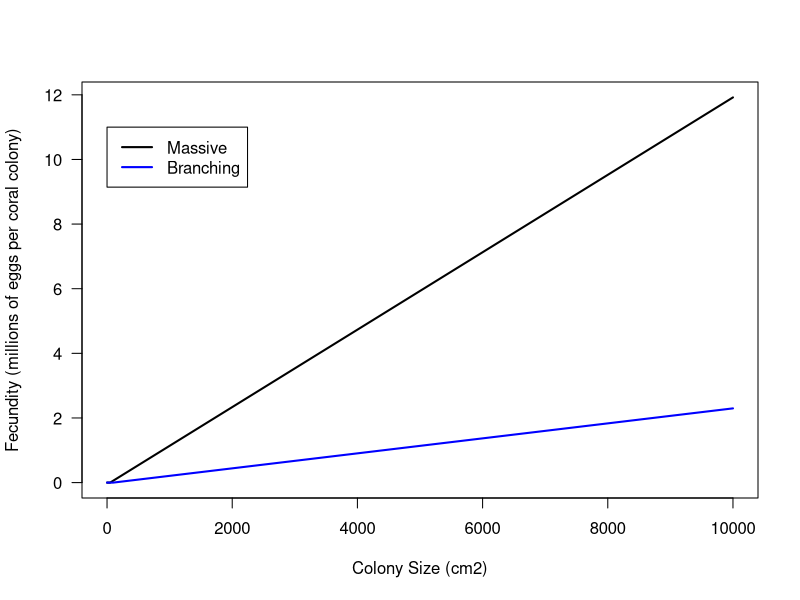
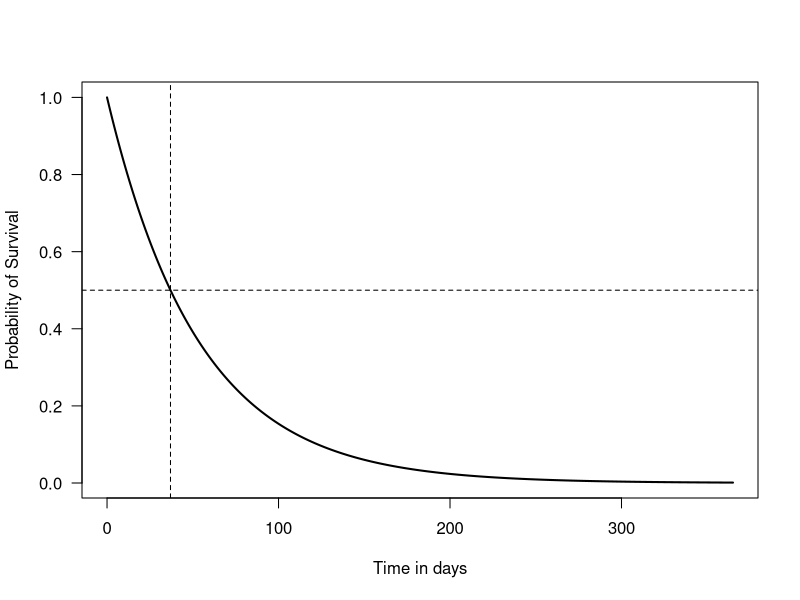
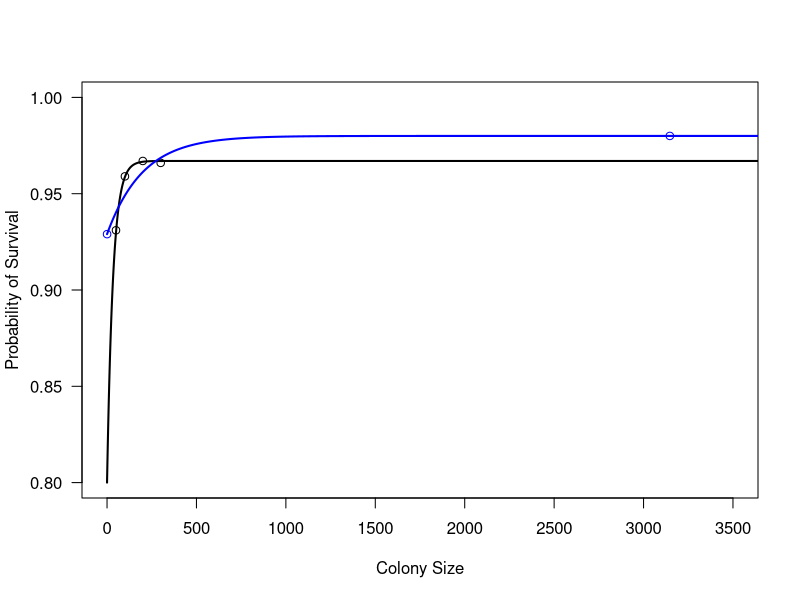
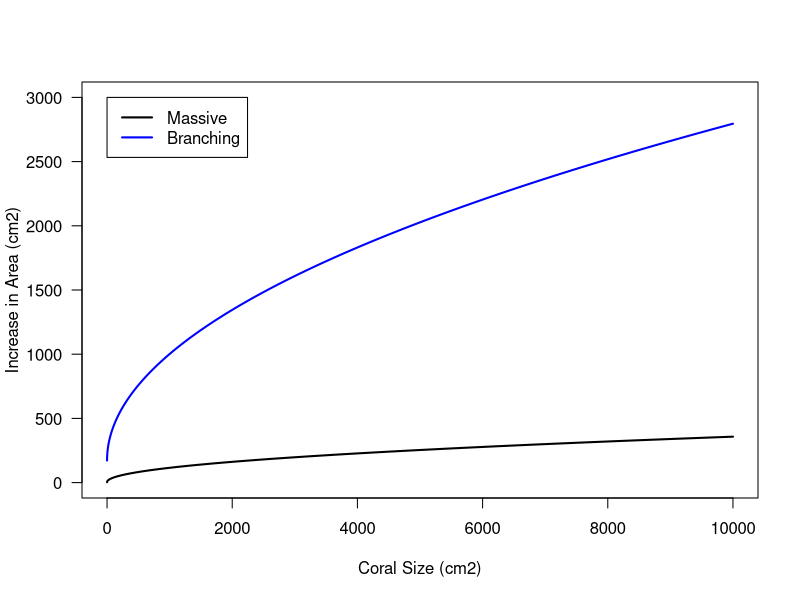
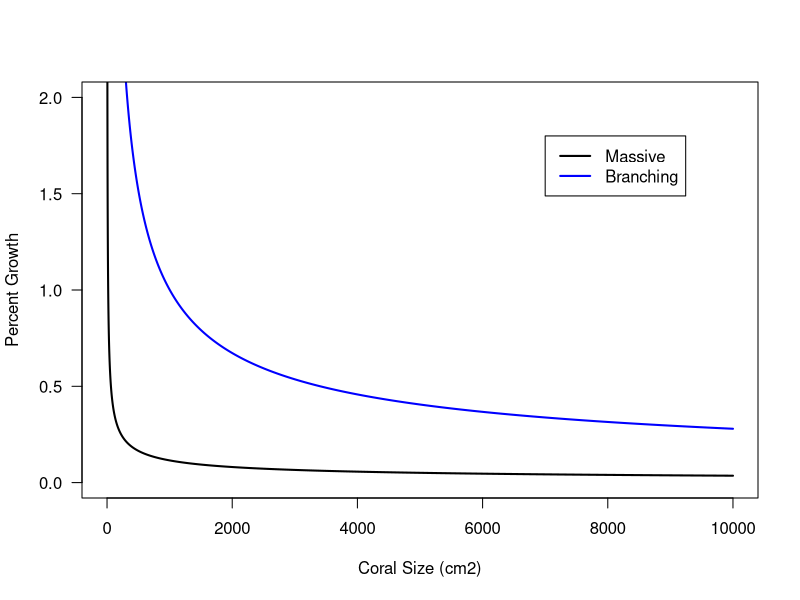
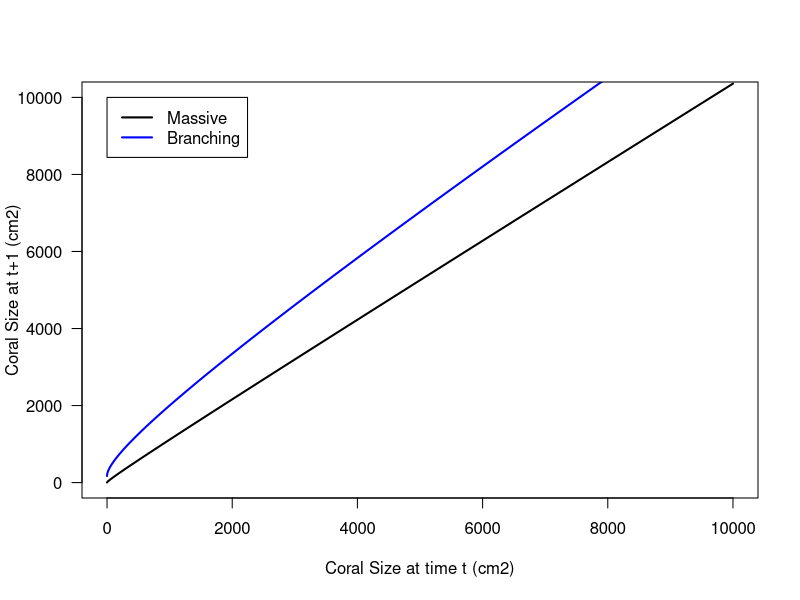
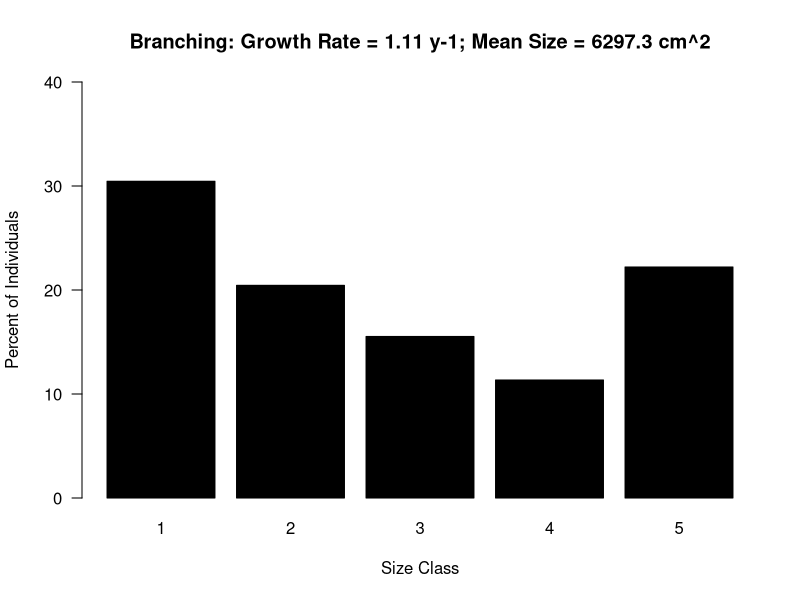
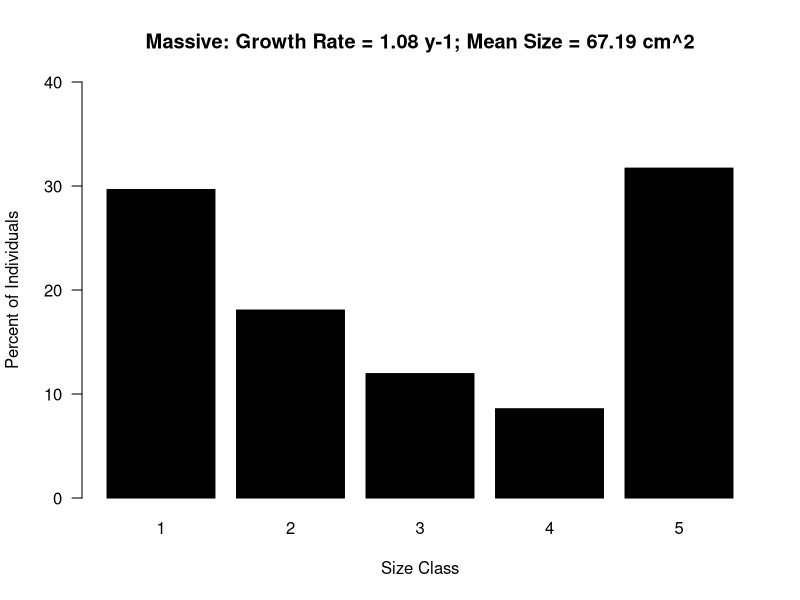

Generate these figures, in order, with R:
## ---- chunk 1
p_branch <- 232   # fecundity per coral per unit size, measured in eggs per cm2 per year
p_mass <- 1198
a_max <- 10000 # maximum coral size
a_f_branch <- 100  # coral size at reproductive maturity
a_f_mass <- 50

a_set <- seq(from= 0, to = a_max, length.out = 5000)

f_set_branch <- p_branch*(a_set - a_f_branch)
f_set_mass <- p_mass*(a_set - a_f_mass)
for(i in 1:length(f_set_branch)){f_set_branch[i] <- max(0,f_set_branch[i])}
for(i in 1:length(f_set_mass)){f_set_mass[i] <- max(0,f_set_mass[i])}
plot(a_set,f_set_mass/(10^6),lwd=2,col='black',xlab='Colony Size (cm2)',ylab='Fecundity (millions of eggs per coral colony)',type='l',las=1); lines(a_set,f_set_branch/(10^6),lwd=2,col='blue'); legend(x = 0, y = 11,legend=c('Massive','Branching'),lwd=2,col=c('black','blue'),lty=1)

## ---- chunk 2
tset <- seq(from = 0, to = 1, length.out = 1000)
d <- -365/37*log(0.5) # larval decay rate: 50% mortality within 37 days
s_L_set <- exp(-d*tset)
plot(tset*365,s_L_set,lwd=2,type='l',xlab='Time in days',ylab='Probability of Survival',las=1); abline(h=0.5,lty=2); abline(v = 37,lty=2)

s_L_branch <- exp(-d*200/365)
s_L_mass <- s_L_branch

## ---- chunk 3

s_R_branch <- mean(c(100,50))
s_R_mass <- mean(c(100,35))

## ---- chunk 4

massive.dat.size <- c(50,100,200,300)
massive.dat.surv <- 1-c(.069,.041,.033,.034)

branching.dat.size <- c(.25,3147)
branching.dat.surv <- 1-c(.071,.02)

plot(massive.dat.size,massive.dat.surv,las=1,xlab='Colony Size',ylab='Probability of Survival',ylim=c(.8,1),xlim=c(0,3500)); #lines(massive.dat.size,massive.dat.surv)
points(branching.dat.size,branching.dat.surv,col='blue')

s_max_mass <- max(massive.dat.surv)
s_max_branch <- max(branching.dat.surv)
s_min_mass <- .8
s_min_branch <- 0.929 #s_min_mass
b_mass <- .03
b_branch <- .005 #b_mass

s_set_mass <- (s_max_mass-s_min_mass)*(1 - exp(-b_mass*a_set))+s_min_mass
s_set_branch <- (s_max_branch - s_min_branch)*(1-exp(-b_branch*a_set))+s_min_branch
lines(a_set,s_set_mass,lwd=2,col='black'); lines(a_set,s_set_branch,lwd=2,col='blue')
legend(x = 300, y = 0.3, legend=c('Empirical Data','Curve Fit, Branching', 'Curve Fit, Massive'),pt.cex=c(1,0,0),col=c('black','blue','black'),pch=21,lwd=c(1,2,2),lty=c(0,1,1))
## ---- chunk 5
g_branch <- 7.4
g_mass <- 1

r_set <- sqrt(a_set/pi)
r_future_branch <- r_set + g_branch
r_future_mass <- r_set + g_mass

a_future_branch <- pi*r_future_branch^2
a_future_mass <- pi*r_future_mass^2

growth_branch <- a_future_branch - a_set
growth_mass <- a_future_mass - a_set

plot(a_set,growth_branch,lwd=2,col='blue',xlab='Coral Size (cm2)',ylab='Increase in Area (cm2)',type='l',las=1,ylim=c(0,3000)); lines(a_set,growth_mass,lwd=2,col='black'); legend(x = 0, y = 3000,legend=c('Massive','Branching'),lwd=2,col=c('black','blue'),lty=1)

plot(a_set,growth_branch/a_set,lwd=2,col='blue',xlab='Coral Size (cm2)',ylab='Percent Growth',type='l',las=1,ylim=c(0,2)); lines(a_set,growth_mass/a_set,lwd=2,col='black');  legend(x = 7000, y = 1.8,legend=c('Massive','Branching'),lwd=2,col=c('black','blue'),lty=1)

plot(a_set,a_future_branch,lwd=2,col='blue',xlab='Coral Size at time t (cm2)',ylab='Coral Size at t+1 (cm2)',type='l',las=1,ylim=c(0,10000)); lines(a_set,a_future_mass,lwd=2,col='black'); legend(x = 0, y = 10000,legend=c('Massive','Branching'),lwd=2,col=c('black','blue'),lty=1)

## ---- chunk 6
# In other words, for branching corals, 100-65% = 35% have a probability of NO injury over the course of 3 years.
# Thus the probability of remaining uninjured each year is 0.35^(1/3), and the probability of injury in any given year is 1 - 0.35^(1/3)
m_branch <- 1-((1-.65)^(1/3))
m_mass <- 1-((1-.9)^(1/3))
## ---- chunk 7

# FUNCTION TO TURN A FULL SIZE DISTRIBUTION INTO A 5-BIN DISTRIBUTION

# Rearrange contents of the stable stage distribution to be consistent with empirical data
# Empiricists take 90th percentile as cutoff, then divide into 5 classes below that, including everything above the 90th percentile in the 5th class
cum.dens <- function(ss){
  cor.dist <- ss[3:length(ss)]/sum(ss[3:length(ss)]) # Holding vector for corrected distribution, looking only at corals of detectable sizes (e.g., that are not larvae or recruits)
  cum.cor.dens <- NaN*cor.dist # Holding vector for cumulative distribution
  cum.cor.dens[1] <- cor.dist[1]; for(i in 2:length(cum.cor.dens)){ 	cum.cor.dens[i] <- cum.cor.dens[i-1]+cor.dist[i] } # Compute the proportion of corals that are in each size bin or smaller
  stop <- min(which(cum.cor.dens > 0.9))  # Compute the size class at which you have accumulated at least 90% of your individuals  
  classes.per.bin<-floor(stop/5) # Compute the number of classes that will be pooled together into each quintile.
  ss.cum <- rep(NaN,5)
  for(i in 1:4){ ss.cum[i] <- sum(cor.dist[((i-1)*classes.per.bin+1):(i*classes.per.bin)]) }
  ss.cum[5] <- sum(cor.dist[(4*classes.per.bin+1):(length(cor.dist))])
  ss.cum
}

## ---- chunk 8
# CONTROL PARAMETER SET
r_max <- 100 # maximum radius of a head of coral (in cm)

# branching corals
p_branch <- 232 # production of larvae per cm^2
a_f_branch <- 100 # minimum reproductive planar area in cm^2
r_f_branch <- sqrt(a_f_branch/pi) # minimum reproductive radius in cm
d <- -365/37*log(0.5) # larval decay rate: 50% mortality within 37 days
s_L_branch <- exp(-d * 200 / 365)*0.000009 # probability of larval survival x recruits per larva
s_R_branch <- 0.75 #mean(c(1.00,.50)) # probability of recruit survival
s_max_branch <- 0.98 # maximum probability of survival
s_min_branch <- 0.929 # minimum probability of survival
b_branch <- 0.005 # curvature of survival function
g_branch <- 7.4 # linear extension rate in cm/year
g_rec_branch <- .5 # probability that a recruit grows into a detectable size class
g_prob_branch <- 1 # probability that maximum growth happens
m_branch <- 1-((1-.65)^(1/3)) # probability of partial mortality
arealoss_min_branch <- .05 # minimum area loss given partial mortality
arealoss_max_branch <- .30 # maximum area loss given partial mortality


# massive corals
p_mass <- 1198
a_f_mass <- 50 # minimum reproductive planar area in cm^2
r_f_mass <- sqrt(a_f_mass/pi) # minimum reproductive radius in cm
d <- -365/37*log(0.5) # larval decay rate: 50% mortality within 37 days
s_L_mass <- exp(-d * 20 / 365)*0.000009 #exp(-d * 200 / 365)*0.000009 # probability of larval survival
s_R_mass <- mean(c(1.00,.35)) # probability of recruit survival
s_max_mass <- 0.967 # maximum probability of survival
s_min_mass <- 0.8 #0.5 # minimum probability of survival
b_mass <- 0.03 # curvature of survival function
g_mass <- 1 # linear extension rate in cm/year
g_rec_mass <- .5 #0.1 # probability that a recruit grows into a detectable size class
g_prob_mass <- 1 # probability that maximum growth happens
m_mass <- 1-((1-.9)^(1/3)) # probability of partial mortality
arealoss_min_mass <- .02 # minimum area loss given partial mortality
arealoss_max_mass <- .35 # maximum area loss given partial mortality


## ---- chunk 9

# BRANCHING CORALS

# Creating set of classes for branching corals
r_set_branch <- c(0,0,seq(1,r_max,g_branch)) # Radii for branching corals. First two classes are larvae and recruits.
classnum <- seq(1:length(r_set_branch)) # Numbering the classes
a_set_branch <- pi * r_set_branch^2 # Computing areas of each class

# Creating fecundity matrix for branching corals
F_branch <- matrix(rep(0,length(r_set_branch)^2),nrow=length(r_set_branch),ncol=length(r_set_branch)) # fecundity matrix
for(i in 1:length(r_set_branch)){
  if(a_set_branch[i] > a_f_branch){ # if a coral in this size class is large enough to reproduce
    F_branch[1,i] <- a_set_branch[i]*p_branch
  }
}

# Creating survival matrix for branching corals
S_branch <- matrix(rep(0,length(r_set_branch)^2),nrow=length(r_set_branch),ncol=length(r_set_branch))
S_branch[2,2] <- s_R_branch # Survival of recruits
for(i in 3:length(r_set_branch)){ # For all corals of detectable size
  S_branch[i,i] <- (s_max_branch-s_min_branch)*(1-exp(-b_branch*a_set_branch[i]))+s_min_branch
}

# Creating partial mortality probability matrix for branching corals
M_branch <- matrix(rep(0,length(r_set_branch)^2),nrow=length(r_set_branch),ncol=length(r_set_branch))
for(i in 3:length(r_set_branch)){ # For all corals of detectable size
  M_branch[i,i] <- m_branch
}

# Creating partial mortality magnitude matrix for branching corals
maxshrink <- r_set_branch*sqrt(1-arealoss_max_branch) # Smallest radius a coral could shrink to due to partial mortality in a single timestep
classmaxshrink <- NaN*classnum # Class number to which a coral could shrink due to partial mortality
for(i in 1:length(r_set_branch)){
    classmaxshrink[i] <- 1
    for(j in 1:length(r_set_branch)){ if(r_set_branch[j] <= maxshrink[i]){classmaxshrink[i] <- classmaxshrink[i] + 1} }
}

P_branch <- matrix(rep(0,length(r_set_branch)^2),nrow=length(r_set_branch),ncol=length(r_set_branch)) # Partial mortality matrix
for(i in 3:length(r_set_branch)){ # skip the larval and recruit stages
  number.classes.poss <- classnum[i]-classmaxshrink[i] + 1 # number of classes you could possibly shrink
  prob.per.class <- 1 / number.classes.poss # probability of going to any of these classes
  for(j in 1:number.classes.poss){ P_branch[i+1-j,i] <- prob.per.class } # Assign this probability to the appropriate locations in the matrix
}

# Creating growth matrix for branching corals
growthrad <- r_set_branch + g_branch
classgrowth <- NaN*classnum
for(i in 2:length(r_set_branch)){ # Class number to which a coral grows
  classgrowth[i] <- classnum[i]
  for(j in 1:length(r_set_branch)){ if(r_set_branch[j]*.999<=growthrad[i]){classgrowth[i] <- classnum[j]}  } # 0.999 multiplier is there because of rounding errors that sometimes are too conservative.
}

G_branch <- matrix(rep(0,length(r_set_branch)^2),nrow=length(r_set_branch),ncol=length(r_set_branch)) # Growth matrix
for(i in 3:length(r_set_branch)){ # skip the larval and recruit stage
  G_branch[classgrowth[i],i] <- g_prob_branch # probability of growing to the largest class 
  # Then, divide up the remaining probability amongst the other classes
  number.classes.poss <- classgrowth[i]-classnum[i]   # compute the number of classes you could grow in one step
  if(number.classes.poss > 0){
  prob.per.class <- (1-g_prob_branch) / number.classes.poss # evenly distribute the probability of not achieving maximal growth amongst these classes
  for(j in 1:number.classes.poss){G_branch[i-1+j,i] <- prob.per.class}}}
  if(number.classes.poss < 1){# If there's only one class to grow into, you move to it 100% of the time
    G_branch[classgrowth[i],i] <- 1  }
G_branch[3,2] <- g_rec_branch # All recruits grow at a fixed probability into a detectable size class
G_branch[2,2] <- 1 - g_rec_branch # Recruits that don't grow to the next size class stay behind as recruits

# Compute the overall projection matrix A
A_branch <- F_branch + (G_branch%*%(diag(length(r_set_branch))-M_branch)+P_branch%*%M_branch)%*%S_branch
A_branch[2,1] <- s_L_branch # Settlement of larvae

# Compute the leading eigenvalue (growth rate) and its eigenvector (stable stage distribution)
lambda_branch_ctrl <- Re(eigen(A_branch)$values[1]) # leading eigenvalue
ss_branch_ctrl <- Re(eigen(A_branch)$vectors[,1]) # stable stage distribution
mean_branch_ctrl <- sum(ss_branch_ctrl[3:length(ss_branch_ctrl)]/sum(ss_branch_ctrl[3:length(ss_branch_ctrl)])*a_set_branch[3:length(a_set_branch)]) # mean planar area of corals that are not larvae or new recruits
mean_branch_ctrl_rad <- sqrt(mean_branch_ctrl/pi) # mean radius of corals that are not larvae or new recruits
ss_cum_branch_ctrl <- cum.dens(ss_branch_ctrl)

# Plot results: Bargraph is stable stage distribution, with growth rate and mean size listed at the top
barplot(ss_cum_branch_ctrl*100,las=1,ylab='Percent of Individuals',xlab='Size Class',names=c('1','2','3', '4','5'),col='black',ylim=c(0,40),main=paste('Branching: Growth Rate = ',round(lambda_branch_ctrl,2),' y-1; Mean Size = ',round(mean_branch_ctrl,2),' cm^2',sep=''))



# MASSIVE CORALS

# Creating set of classes for massive corals
r_set_mass <- c(0,0,seq(1,r_max,g_mass)) # Radii for massive corals. First two classes are larvae and recruits.
classnum <- seq(1:length(r_set_mass)) # Numbering the classes
a_set_mass <- pi * r_set_mass^2 # Computing areas of each class

# Creating fecundity matrix for massive corals
F_mass <- matrix(rep(0,length(r_set_mass)^2),nrow=length(r_set_mass),ncol=length(r_set_mass)) # fecundity matrix
for(i in 1:length(r_set_mass)){
  if(a_set_mass[i] > a_f_mass){ # if a coral in this size class is large enough to reproduce
    F_mass[1,i] <- a_set_mass[i]*p_mass
  }
}

# Creating survival matrix for massive corals
S_mass <- matrix(rep(0,length(r_set_mass)^2),nrow=length(r_set_mass),ncol=length(r_set_mass))
S_mass[2,2] <- s_R_mass # Survival of recruits
for(i in 3:length(r_set_mass)){ # For all corals of detectable size
  S_mass[i,i] <- (s_max_mass-s_min_mass)*(1-exp(-b_mass*a_set_mass[i]))+s_min_mass
}

# Creating partial mortality probability matrix for massive corals
M_mass <- matrix(rep(0,length(r_set_mass)^2),nrow=length(r_set_mass),ncol=length(r_set_mass))
for(i in 3:length(r_set_mass)){ # For all corals of detectable size
  M_mass[i,i] <- m_mass
}

# Creating partial mortality magnitude matrix for massive corals
maxshrink <- r_set_mass*sqrt(1-arealoss_max_mass) # Smallest radius a coral could shrink to due to partial mortality in a single timestep
classmaxshrink <- NaN*classnum # Class number to which a coral could shrink due to partial mortality
for(i in 1:length(r_set_mass)){
    classmaxshrink[i] <- 1
    for(j in 1:length(r_set_mass)){ if(r_set_mass[j] <= maxshrink[i]){classmaxshrink[i] <- classmaxshrink[i] + 1} }
}

P_mass <- matrix(rep(0,length(r_set_mass)^2),nrow=length(r_set_mass),ncol=length(r_set_mass)) # Partial mortality matrix
for(i in 3:length(r_set_mass)){ # skip the larval and recruit stages
  number.classes.poss <- classnum[i]-classmaxshrink[i] + 1 # number of classes you could possibly shrink
  prob.per.class <- 1 / number.classes.poss # probability of going to any of these classes
  for(j in 1:number.classes.poss){ P_mass[i+1-j,i] <- prob.per.class } # Assign this probability to the appropriate locations in the matrix
}

# Creating growth matrix for massive corals
growthrad <- r_set_mass + g_mass
classgrowth <- NaN*classnum
for(i in 2:length(r_set_mass)){ # Class number to which a coral grows
  classgrowth[i] <- classnum[i]
  for(j in 1:length(r_set_mass)){ if(r_set_mass[j]*.999<=growthrad[i]){classgrowth[i] <- classnum[j]}  } # 0.999 multiplier is there because of rounding errors that sometimes are too conservative.
}

G_mass <- matrix(rep(0,length(r_set_mass)^2),nrow=length(r_set_mass),ncol=length(r_set_mass)) # Growth matrix
for(i in 3:length(r_set_mass)){ # skip the larval and recruit stage
  G_mass[classgrowth[i],i] <- g_prob_mass # probability of growing to the largest class 
  # Then, divide up the remaining probability amongst the other classes
  number.classes.poss <- classgrowth[i]-classnum[i]   # compute the number of classes you could grow in one step
  if(number.classes.poss > 0){
  prob.per.class <- (1-g_prob_mass) / number.classes.poss # evenly distribute the probability of not achieving maximal growth amongst these classes
  for(j in 1:number.classes.poss){G_mass[i-1+j,i] <- prob.per.class}}}
  if(number.classes.poss < 1){# If there's only one class to grow into, you move to it 100% of the time
    G_mass[classgrowth[i],i] <- 1  }
G_mass[3,2] <- g_rec_mass # All recruits grow at a fixed probability into a detectable size class
G_mass[2,2] <- 1 - g_rec_mass # Recruits that don't grow to the next size class stay behind as recruits


# Compute the overall projection matrix A
A_mass <- F_mass + (G_mass%*%(diag(length(r_set_mass))-M_mass)+P_mass%*%M_mass)%*%S_mass
A_mass[2,1] <- s_L_mass # Settlement of larvae

# Compute the leading eigenvalue (growth rate) and its eigenvector (stable stage distribution)
lambda_mass_ctrl <- Re(eigen(A_mass)$values[1]) # leading eigenvalue
ss_mass_ctrl <- Re(eigen(A_mass)$vectors[,1]) # stable stage distribution
mean_mass_ctrl <- sum(ss_mass_ctrl[3:length(ss_mass_ctrl)]/sum(ss_mass_ctrl[3:length(ss_mass_ctrl)])*a_set_mass[3:length(a_set_mass)]) # mean planar area of corals that are not larvae or new recruits
mean_mass_ctrl_rad <- sqrt(mean_mass_ctrl/pi) # mean radius of corals that are not larvae or new recruits
ss_cum_mass_ctrl <- cum.dens(ss_mass_ctrl)

# Plot results: Bargraph is stable stage distribution, with growth rate and mean size listed at the top
barplot(ss_cum_mass_ctrl*100,las=1,ylab='Percent of Individuals',xlab='Size Class',names=c('1','2','3', '4','5'),col='black',ylim=c(0,40),main=paste('Massive: Growth Rate = ',round(lambda_mass_ctrl,2),' y-1; Mean Size = ',round(mean_mass_ctrl,2),' cm^2',sep=''))


## ---- chunk 10
# Branching corals
s_set <- seq(from = 0, to = s_min_branch, length.out = 300)

lambda_s_branch <- NaN*s_set # growth rate
mean_area_s_branch <- lambda_s_branch # mean colony size (planar area, cm2)
mean_rad_s_branch <- lambda_s_branch # mean colony radius (cm)
ss_s_branch <- matrix(rep(NaN,length(r_set_branch)*length(s_set)),nrow=length(s_set),ncol=length(r_set_branch))
ss_s_5class_branch <- matrix(rep(NaN,5*length(s_set)),nrow=length(s_set),ncol=5) # 5-class stage structure

for(ctr in 1:length(s_set)){
  s <- s_set[ctr]
# Creating survival matrix for massive corals
S <- matrix(rep(0,length(r_set_branch)^2),nrow=length(r_set_branch),ncol=length(r_set_branch))
S[2,2] <- s_R_branch # Survival of recruits
for(i in 3:length(r_set_branch)){ # For all corals of detectable size
  S[i,i] <- (s_max_branch-s_min_branch)*(1-exp(-b_branch*a_set_branch[i]))+s_min_branch-s  # compute the appropriate survivorship
}

# Transition matrix A *** EXCEPT *** for recruitment s_L
A <- F_branch + (G_branch%*%(diag(length(r_set_branch))-M_branch)+P_branch%*%M_branch)%*%S
A[2,1] <- s_L_branch

# Compute the leading eigenvalue (growth rate) and its eigenvector (stable stage distribution)
lambda_s_branch[ctr] <- Re(eigen(A)$values[1]) # leading eigenvalue
ss <- Re(eigen(A)$vectors[,1]); ss_s_branch[ctr,] <- ss/sum(ss) # stable stage distribution
mean_area_s_branch[ctr] <- sum(ss[3:length(ss)]/sum(ss[3:length(ss)])*a_set_branch[3:length(a_set_branch)]) # mean planar area of corals that are not larvae or new recruits
mean_rad_s_branch[ctr] <- sqrt(mean_area_s_branch[j]/pi) # mean radius of corals that are not larvae or new recruits

ss_s_5class_branch[ctr,] <- cum.dens(ss) 

}


plot(s_set,lambda_s_branch, type='l',lwd=2,las=1,ylab='Population Growth Rate, lambda',xlab='Reduction in Survivorship, s_red'); abline(h=1,lty=2)

plot(s_set,mean_area_s_branch,type='l',lwd=2,las=1,ylab='Mean Colony Size (cm2)',xlab='Reduction in Survivorship, s_red')

image(s_set,c(1:5),(ss_s_5class_branch),las=1,ylab='Size Class',xlab='Reduction in Survivorship, s_red')
s_set_branch <- s_set

## ---- chunk 11
# Massive corals
s_set <- seq(from = 0, to = s_min_mass, length.out = 300)

lambda_s_mass <- NaN*s_set # growth rate
mean_area_s_mass <- lambda_s_mass # mean colony size (planar area, cm2)
mean_rad_s_mass <- lambda_s_mass # mean colony radius (cm)
ss_s_mass <- matrix(rep(NaN,length(r_set_mass)*length(s_set)),nrow=length(s_set),ncol=length(r_set_mass))
ss_s_5class_mass <- matrix(rep(NaN,5*length(s_set)),nrow=length(s_set),ncol=5) # 5-class stage structure

for(ctr in 1:length(s_set)){
  s <- s_set[ctr]
# Creating survival matrix for massive corals
S <- matrix(rep(0,length(r_set_mass)^2),nrow=length(r_set_mass),ncol=length(r_set_mass))
S[2,2] <- s_R_mass # Survival of recruits
for(i in 3:length(r_set_mass)){ # For all corals of detectable size
  S[i,i] <- (s_max_mass-s_min_mass)*(1-exp(-b_mass*a_set_mass[i]))+s_min_mass-s  # compute the appropriate survivorship
}

# Transition matrix A *** EXCEPT *** for recruitment s_L
A <- F_mass + (G_mass%*%(diag(length(r_set_mass))-M_mass)+P_mass%*%M_mass)%*%S
A[2,1] <- s_L_mass

# Compute the leading eigenvalue (growth rate) and its eigenvector (stable stage distribution)
lambda_s_mass[ctr] <- Re(eigen(A)$values[1]) # leading eigenvalue
ss <- Re(eigen(A)$vectors[,1]); ss_s_mass[ctr,] <- ss/sum(ss) # stable stage distribution
mean_area_s_mass[ctr] <- sum(ss[3:length(ss)]/sum(ss[3:length(ss)])*a_set_mass[3:length(a_set_mass)]) # mean planar area of corals that are not larvae or new recruits
mean_rad_s_mass[ctr] <- sqrt(mean_area_s_mass[j]/pi) # mean radius of corals that are not larvae or new recruits

ss_s_5class_mass[ctr,] <- cum.dens(ss) 

}


plot(s_set,lambda_s_mass, type='l',lwd=2,las=1,ylab='Population Growth Rate, lambda',xlab='Reduction in Survivorship, s_red'); abline(h=1,lty=2)

plot(s_set,mean_area_s_mass,type='l',lwd=2,las=1,ylab='Mean Colony Size (cm2)',xlab='Reduction in Survivorship, s_red')

image(s_set,c(1:5),(ss_s_5class_mass),las=1,ylab='Size Class',xlab='Reduction in Survivorship, s_red')
s_set_mass <- s_set

## ---- chunk 12
# Branching corals
g_prob_set <- seq(from = 0, to = 1, length.out = 300)

lambda_g_branch <- NaN*g_prob_set # growth rate
mean_area_g_branch <- lambda_g_branch # mean colony size (planar area, cm2)
mean_rad_g_branch <- lambda_g_branch # mean colony radius (cm)
ss_g_branch <- matrix(rep(NaN,length(r_set_branch)*length(g_prob_set)),nrow=length(g_prob_set),ncol=length(r_set_branch))
ss_g_5class_branch <- matrix(rep(NaN,5*length(g_prob_set)),nrow=length(g_prob_set),ncol=5) # 5-class stage structure

for(ctr in 1:length(g_prob_set)){
  g_prob <- g_prob_set[ctr]

  
  
  # Creating growth matrix for massive corals
growthrad <- r_set_branch + g_branch
classgrowth <- NaN*classnum
for(i in 2:length(r_set_branch)){ # Class number to which a coral grows
  classgrowth[i] <- classnum[i]
  for(j in 1:length(r_set_branch)){ if(r_set_branch[j]*.999<=growthrad[i]){classgrowth[i] <- classnum[j]}  } # 0.999 multiplier is there because of rounding errors that sometimes are too conservative.
}

G <- matrix(rep(0,length(r_set_branch)^2),nrow=length(r_set_branch),ncol=length(r_set_branch)) # Growth matrix
for(i in 3:length(r_set_branch)){ # skip the larval and recruit stage
  G[classgrowth[i],i] <- g_prob # probability of growing to the largest class 
  # Then, divide up the remaining probability amongst the other classes
  number.classes.poss <- classgrowth[i]-classnum[i]   # compute the number of classes you could grow in one step
  if(number.classes.poss > 0){
  prob.per.class <- (1-g_prob) / number.classes.poss # evenly distribute the probability of not achieving maximal growth amongst these classes
  for(j in 1:number.classes.poss){G[i-1+j,i] <- prob.per.class}}}
  if(number.classes.poss < 1){# If there's only one class to grow into, you move to it 100% of the time
    G[classgrowth[i],i] <- 1  }
G[3,2] <- g_rec_branch # All recruits grow at a fixed probability into a detectable size class
G[2,2] <- 1 - g_rec_branch # Recruits that don't grow to the next size class stay behind as recruits



# Transition matrix A *** EXCEPT *** for recruitment s_L
A <- F_branch + (G%*%(diag(length(r_set_branch))-M_branch)+P_branch%*%M_branch)%*%S_branch
A[2,1] <- s_L_branch

# Compute the leading eigenvalue (growth rate) and its eigenvector (stable stage distribution)
lambda_g_branch[ctr] <- Re(eigen(A)$values[1]) # leading eigenvalue
ss <- Re(eigen(A)$vectors[,1]); ss_g_branch[ctr,] <- ss/sum(ss) # stable stage distribution
mean_area_g_branch[ctr] <- sum(ss[3:length(ss)]/sum(ss[3:length(ss)])*a_set_branch[3:length(a_set_branch)]) # mean planar area of corals that are not larvae or new recruits
mean_rad_g_branch[ctr] <- sqrt(mean_area_g_branch[j]/pi) # mean radius of corals that are not larvae or new recruits

# Re-cluster into 5 size classes
ss_g_5class_branch[ctr,] <- cum.dens(ss) 

}


plot(g_prob_set,lambda_g_branch, type='l',lwd=2,las=1,ylab='Population Growth Rate, lambda',xlab='Probability of Max Linear Extension'); abline(h=1,lty=2)

plot(g_prob_set,mean_area_g_branch,type='l',lwd=2,las=1,ylab='Mean Colony Size (cm2)',xlab='Probability of Max Linear Extension')

image(g_prob_set,c(1:5),(ss_g_5class_branch),las=1,ylab='Size Class',xlab='Probability of Max Linear Extension')

## ---- chunk 13
# Branching corals
g_prob_set <- seq(from = 0, to = 1, length.out = 300)

lambda_g_mass <- NaN*g_prob_set # growth rate
mean_area_g_mass <- lambda_g_mass # mean colony size (planar area, cm2)
mean_rad_g_mass <- lambda_g_mass # mean colony radius (cm)
ss_g_mass <- matrix(rep(NaN,length(r_set_mass)*length(g_prob_set)),nrow=length(g_prob_set),ncol=length(r_set_mass))
ss_g_5class_mass <- matrix(rep(NaN,5*length(g_prob_set)),nrow=length(g_prob_set),ncol=5) # 5-class stage structure

for(ctr in 1:length(g_prob_set)){
  g_prob <- g_prob_set[ctr]

  # Creating growth matrix for massive corals
growthrad <- r_set_mass + g_mass
classgrowth <- NaN*classnum
for(i in 2:length(r_set_mass)){ # Class number to which a coral grows
  classgrowth[i] <- classnum[i]
  for(j in 1:length(r_set_mass)){ if(r_set_mass[j]*.999<=growthrad[i]){classgrowth[i] <- classnum[j]}  } # 0.999 multiplier is there because of rounding errors that sometimes are too conservative.
}

G <- matrix(rep(0,length(r_set_mass)^2),nrow=length(r_set_mass),ncol=length(r_set_mass)) # Growth matrix
for(i in 3:length(r_set_mass)){ # skip the larval and recruit stage
  G[classgrowth[i],i] <- g_prob # probability of growing to the largest class 
  # Then, divide up the remaining probability amongst the other classes
  number.classes.poss <- classgrowth[i]-classnum[i]   # compute the number of classes you could grow in one step
  if(number.classes.poss > 0){
  prob.per.class <- (1-g_prob) / number.classes.poss # evenly distribute the probability of not achieving maximal growth amongst these classes
  for(j in 1:number.classes.poss){G[i-1+j,i] <- prob.per.class}}}
  if(number.classes.poss < 1){# If there's only one class to grow into, you move to it 100% of the time
    G[classgrowth[i],i] <- 1  }
G[3,2] <- g_rec_mass # All recruits grow at a fixed probability into a detectable size class
G[2,2] <- 1 - g_rec_mass # Recruits that don't grow to the next size class stay behind as recruits



# Transition matrix A *** EXCEPT *** for recruitment s_L
A <- F_mass + (G%*%(diag(length(r_set_mass))-M_mass)+P_mass%*%M_mass)%*%S_mass
A[2,1] <- s_L_mass

# Compute the leading eigenvalue (growth rate) and its eigenvector (stable stage distribution)
lambda_g_mass[ctr] <- Re(eigen(A)$values[1]) # leading eigenvalue
ss <- Re(eigen(A)$vectors[,1]); ss_g_mass[ctr,] <- ss/sum(ss) # stable stage distribution
mean_area_g_mass[ctr] <- sum(ss[3:length(ss)]/sum(ss[3:length(ss)])*a_set_mass[3:length(a_set_mass)]) # mean planar area of corals that are not larvae or new recruits
mean_rad_g_mass[ctr] <- sqrt(mean_area_g_mass[j]/pi) # mean radius of corals that are not larvae or new recruits

# Re-cluster into 5 size classes
ss_g_5class_mass[ctr,] <- cum.dens(ss) 

}


plot(g_prob_set,lambda_g_mass, type='l',lwd=2,las=1,ylab='Population Growth Rate, lambda',xlab='Probability of Max Linear Extension'); abline(h=1,lty=2)

plot(g_prob_set,mean_area_g_mass,type='l',lwd=2,las=1,ylab='Mean Colony Size (cm2)',xlab='Probability of Max Linear Extension')

image(g_prob_set,c(1:5),(ss_g_5class_mass),las=1,ylab='Size Class',xlab='Probability of Max Linear Extension')

## ---- chunk 14
# Branching corals
p_set_branch <- seq(from = 0, to = p_branch, length.out = 300)

lambda_p_branch <- NaN*p_set_branch # growth rate
mean_area_p_branch <- lambda_p_branch # mean colony size (planar area, cm2)
mean_rad_p_branch <- lambda_p_branch # mean colony radius (cm)
ss_p_branch <- matrix(rep(NaN,length(r_set_branch)*length(p_set_branch)),nrow=length(p_set_branch),ncol=length(r_set_branch))
ss_p_5class_branch <- matrix(rep(NaN,5*length(p_set_branch)),nrow=length(p_set_branch),ncol=5) # 5-class stage structure

for(ctr in 1:length(p_set_branch)){
  p <- p_set_branch[ctr]

  # Creating fecundity matrix for branching corals
F <- matrix(rep(0,length(r_set_branch)^2),nrow=length(r_set_branch),ncol=length(r_set_branch)) # fecundity matrix
for(i in 1:length(r_set_branch)){
  if(a_set_branch[i] > a_f_branch){ # if a coral in this size class is large enough to reproduce
    F[1,i] <- a_set_branch[i]*p
  }
}


# Transition matrix A *** EXCEPT *** for recruitment s_L
A <- F + (G_branch%*%(diag(length(r_set_branch))-M_branch)+P_branch%*%M_branch)%*%S_branch
A[2,1] <- s_L_branch

# Compute the leading eigenvalue (growth rate) and its eigenvector (stable stage distribution)
lambda_p_branch[ctr] <- Re(eigen(A)$values[1]) # leading eigenvalue
ss <- Re(eigen(A)$vectors[,1]); ss_p_branch[ctr,] <- ss/sum(ss) # stable stage distribution
mean_area_p_branch[ctr] <- sum(ss[3:length(ss)]/sum(ss[3:length(ss)])*a_set_branch[3:length(a_set_branch)]) # mean planar area of corals that are not larvae or new recruits
mean_rad_p_branch[ctr] <- sqrt(mean_area_p_branch[j]/pi) # mean radius of corals that are not larvae or new recruits

# Re-cluster into 5 size classes
ss_p_5class_branch[ctr,] <- cum.dens(ss) 

}


plot(p_set_branch,lambda_p_branch, type='l',lwd=2,las=1,ylab='Population Growth Rate, lambda',xlab='Fecundity (eggs per cm2)'); abline(h=1,lty=2)

plot(p_set_branch,mean_area_p_branch,type='l',lwd=2,las=1,ylab='Mean Colony Size (cm2)',xlab='Fecundity (eggs per cm2)')

image(p_set_branch,c(1:5),(ss_p_5class_branch),las=1,ylab='Size Class',xlab='Fecundity (eggs per cm2)')

## ---- chunk 15
# Massive corals
p_set_mass <- seq(from = 0, to = p_mass, length.out = 300)

lambda_p_mass <- NaN*p_set_mass # growth rate
mean_area_p_mass <- lambda_p_mass # mean colony size (planar area, cm2)
mean_rad_p_mass <- lambda_p_mass # mean colony radius (cm)
ss_p_mass <- matrix(rep(NaN,length(r_set_mass)*length(p_set_mass)),nrow=length(p_set_mass),ncol=length(r_set_mass))
ss_p_5class_mass <- matrix(rep(NaN,5*length(p_set_mass)),nrow=length(p_set_mass),ncol=5) # 5-class stage structure

for(ctr in 1:length(p_set_mass)){
  p <- p_set_mass[ctr]

  # Creating fecundity matrix for branching corals
F <- matrix(rep(0,length(r_set_mass)^2),nrow=length(r_set_mass),ncol=length(r_set_mass)) # fecundity matrix
for(i in 1:length(r_set_mass)){
  if(a_set_mass[i] > a_f_mass){ # if a coral in this size class is large enough to reproduce
    F[1,i] <- a_set_mass[i]*p
  }
}


# Transition matrix A *** EXCEPT *** for recruitment s_L
A <- F + (G_mass%*%(diag(length(r_set_mass))-M_mass)+P_mass%*%M_mass)%*%S_mass
A[2,1] <- s_L_mass

# Compute the leading eigenvalue (growth rate) and its eigenvector (stable stage distribution)
lambda_p_mass[ctr] <- Re(eigen(A)$values[1]) # leading eigenvalue
ss <- Re(eigen(A)$vectors[,1]); ss_p_mass[ctr,] <- ss/sum(ss) # stable stage distribution
mean_area_p_mass[ctr] <- sum(ss[3:length(ss)]/sum(ss[3:length(ss)])*a_set_mass[3:length(a_set_mass)]) # mean planar area of corals that are not larvae or new recruits
mean_rad_p_mass[ctr] <- sqrt(mean_area_p_mass[j]/pi) # mean radius of corals that are not larvae or new recruits

# Re-cluster into 5 size classes
ss_p_5class_mass[ctr,] <- cum.dens(ss) 

}


plot(p_set_mass,lambda_p_mass, type='l',lwd=2,las=1,ylab='Population Growth Rate, lambda',xlab='Fecundity (eggs per cm2)'); abline(h=1,lty=2)

plot(p_set_mass,mean_area_p_mass,type='l',lwd=2,las=1,ylab='Mean Colony Size (cm2)',xlab='Fecundity (eggs per cm2)')

image(p_set_mass,c(1:5),(ss_p_5class_mass),las=1,ylab='Size Class',xlab='Fecundity (eggs per cm2)')

## ---- chunk 16
par(mfrow=c(2,3),mar=c(4,4,0,3))

plot((s_min_branch - s_set_branch)/s_min_branch,lambda_s_branch, type='l',lwd=2,las=1,col='blue',ylab='Population Growth Rate, lambda',xlab=''); lines((s_min_mass - s_set_mass)/s_min_mass,lambda_s_mass,lwd=2); abline(h=1,lty=2)
plot(g_prob_set,lambda_g_branch, type='l',lwd=2,las=1,col='blue',ylab='',xlab=''); lines(g_prob_set,lambda_g_mass,lwd=2); abline(h=1,lty=2)
plot(p_set_branch/p_branch,lambda_p_branch, type='l',lwd=2,las=1,ylab='',xlab='',col='blue'); lines(p_set_mass/p_mass,lambda_p_mass,lwd=2); abline(h=1,lty=2)

plot((s_min_branch - s_set_branch)/s_min_branch,mean_area_s_branch,type='l',lwd=2,las=1,col='blue',ylab='Mean Colony Size (cm2)',xlab='Proportion of Control Case Survivorship',axes=FALSE); axis(2,pretty(range(mean_area_s_branch)),las=1); par(new=TRUE); plot((s_min_mass-s_set_mass)/s_min_mass,mean_area_s_mass,type='l',lwd=2,axes=FALSE,xlab='',ylab=''); axis(4,pretty(range(mean_area_s_mass)),las=1); axis(1,pretty(range((s_min_branch - s_set_branch)/s_min_branch))); box()
plot(g_prob_set,mean_area_g_branch,type='l',lwd=2,las=1,col='blue',ylab='',xlab='Proportion of Maximum Growth',axes=FALSE); axis(2,pretty(range(mean_area_g_branch)),las=1); par(new=TRUE); plot(g_prob_set,mean_area_g_mass,type='l',lwd=2,axes=FALSE,xlab='',ylab=''); axis(4,pretty(range(mean_area_g_mass)),las=1); axis(1,pretty(range(g_prob_set))); box()
plot(p_set_branch/p_branch,mean_area_p_branch,type='l',lwd=2,las=1,col='blue',ylab='',xlab='Proportion of Maximum Adult Fecundity',axes=FALSE); axis(2,pretty(range(mean_area_p_branch)),las=1); par(new=TRUE); plot(p_set_mass/p_mass,mean_area_p_mass,type='l',lwd=2,axes=FALSE,xlab='',ylab=''); axis(4,pretty(range(mean_area_p_mass)),las=1); axis(1,pretty(range(p_set_branch/p_branch))); box(); legend(.3,450,legend=c('Massive','Branching'),lwd=2,col=c('black','blue'))


## ---- chunk 17

### Branching Corals ###
## Control Case:
# A_branch is the projection matrix
# ss_branch_ctrl is the stable stage distribution
# lambda_branch_ctrl is the leading eigenvalue
# ss_cum_branch_ctrl is the 5-stage stage distribution

## Reduced survivorship
s_red_branch <- s_min_branch/7.24

# Creating survival matrix for branching corals
S <- matrix(rep(0,length(r_set_branch)^2),nrow=length(r_set_branch),ncol=length(r_set_branch))
S[2,2] <- s_R_branch # Survival of recruits
for(i in 3:length(r_set_branch)){ # For all corals of detectable size
  S[i,i] <- (s_max_branch-s_min_branch)*(1-exp(-b_branch*a_set_branch[i]))+s_min_branch-s_red_branch  # compute the appropriate survivorship
}

# Transition matrix A
A_red_s_branch <- F_branch + (G_branch%*%(diag(length(r_set_branch))-M_branch)+P_branch%*%M_branch)%*%S
A_red_s_branch[2,1] <- s_L_branch

# Metrics
lambda_branch_red_s <- Re(eigen(A_red_s_branch)$values[1])
ss_red_s_branch <- Re(eigen(A_red_s_branch)$vectors[,1]); ss_red_s_branch <- ss_red_s_branch/sum(ss_red_s_branch)
ss_cum_red_s_branch <- cum.dens(ss_red_s_branch) 


## Reduced growth
g_red_branch <- .0335

# Creating growth matrix for branching corals
growthrad <- r_set_branch + g_branch
classgrowth <- NaN*classnum
for(i in 2:length(r_set_branch)){ # Class number to which a coral grows
  classgrowth[i] <- classnum[i]
  for(j in 1:length(r_set_branch)){ if(r_set_branch[j]*.999<=growthrad[i]){classgrowth[i] <- classnum[j]}  } # 0.999 multiplier is there because of rounding errors that sometimes are too conservative.
}

G <- matrix(rep(0,length(r_set_branch)^2),nrow=length(r_set_branch),ncol=length(r_set_branch)) # Growth matrix
for(i in 3:length(r_set_branch)){ # skip the larval and recruit stage
  G[classgrowth[i],i] <- g_red_branch # probability of growing to the largest class 
  # Then, divide up the remaining probability amongst the other classes
  number.classes.poss <- classgrowth[i]-classnum[i]   # compute the number of classes you could grow in one step
  if(number.classes.poss > 0){
  prob.per.class <- (1-g_red_branch) / number.classes.poss # evenly distribute the probability of not achieving maximal growth amongst these classes
  for(j in 1:number.classes.poss){G[i-1+j,i] <- prob.per.class}}}
  if(number.classes.poss < 1){# If there's only one class to grow into, you move to it 100% of the time
    G[classgrowth[i],i] <- 1  }
G[3,2] <- g_rec_branch # All recruits grow at a fixed probability into a detectable size class
G[2,2] <- 1 - g_rec_branch # Recruits that don't grow to the next size class stay behind as recruits

# Transition matrix A
A_red_g_branch <- F_branch + (G%*%(diag(length(r_set_branch))-M_branch)+P_branch%*%M_branch)%*%S_branch
A_red_g_branch[2,1] <- s_L_branch

# Metrics
lambda_branch_red_g <- Re(eigen(A_red_g_branch)$values[1])
ss_red_g_branch <- Re(eigen(A_red_g_branch)$vectors[,1]); ss_red_g_branch <- ss_red_g_branch/sum(ss_red_g_branch)
ss_cum_red_g_branch <- cum.dens(ss_red_g_branch) 


## Reduced fecundity
p_red_branch <- p_branch/65.5

# Creating fecundity matrix for branching corals
F <- matrix(rep(0,length(r_set_branch)^2),nrow=length(r_set_branch),ncol=length(r_set_branch)) # fecundity matrix
for(i in 1:length(r_set_branch)){
  if(a_set_branch[i] > a_f_branch){ # if a coral in this size class is large enough to reproduce
    F[1,i] <- a_set_branch[i]*p_red_branch
  }
}

# Transition matrix A
A_red_p_branch <- F + (G_branch%*%(diag(length(r_set_branch))-M_branch)+P_branch%*%M_branch)%*%S_branch
A_red_p_branch[2,1] <- s_L_branch

# Metrics
lambda_branch_red_p <- Re(eigen(A_red_p_branch)$values[1])
ss_red_p_branch <- Re(eigen(A_red_p_branch)$vectors[,1]); ss_red_p_branch <- ss_red_p_branch/sum(ss_red_p_branch)
ss_cum_red_p_branch <- cum.dens(ss_red_p_branch) 




# Simulate 100 years of time
years <- 50
ss_ctrl_set_branch <- matrix(rep(NaN,(years+1)*length(r_set_branch)),ncol=(years+1),nrow=length(r_set_branch))
ss_ctrl_set_branch[,1] <- ss_branch_ctrl
ss_s_set_branch <- ss_ctrl_set_branch
ss_g_set_branch <- ss_ctrl_set_branch
ss_p_set_branch <- ss_ctrl_set_branch

mean_area_ctrl_set_branch <- rep(NaN,years+1)
mean_area_ctrl_set_branch[1] <- sum(ss_branch_ctrl[3:length(ss_branch_ctrl)]/sum(ss_branch_ctrl[3:length(ss_branch_ctrl)])*a_set_branch[3:length(a_set_branch)]) 
mean_area_s_set_branch <- mean_area_ctrl_set_branch
mean_area_g_set_branch <- mean_area_ctrl_set_branch
mean_area_p_set_branch <- mean_area_ctrl_set_branch

ss_cum_ctrl_set_branch <- matrix(rep(NaN,(years+1)*5),ncol=(years+1),nrow=5)
ss_cum_s_set_branch <- ss_cum_ctrl_set_branch
ss_cum_g_set_branch <- ss_cum_ctrl_set_branch
ss_cum_p_set_branch <- ss_cum_ctrl_set_branch


# Simulate the progression of the size distribution, starting from the control case

for(i in 1:years){
  ss_ctrl_set_branch[,i+1] <- A_branch%*%ss_ctrl_set_branch[,i]
  ss_ctrl_set_branch[,i+1] <- ss_ctrl_set_branch[,i+1] / sum(ss_ctrl_set_branch[,i+1])
  
  ss_s_set_branch[,i+1] <- A_red_s_branch%*%ss_s_set_branch[,i]
  ss_s_set_branch[,i+1] <- ss_s_set_branch[,i+1] / sum(ss_s_set_branch[,i+1])
  
  ss_g_set_branch[,i+1] <- A_red_g_branch%*%ss_g_set_branch[,i]
  ss_g_set_branch[,i+1] <- ss_g_set_branch[,i+1] / sum(ss_g_set_branch[,i+1])
  
  ss_p_set_branch[,i+1] <- A_red_p_branch%*%ss_p_set_branch[,i]
  ss_p_set_branch[,i+1] <- ss_p_set_branch[,i+1] / sum(ss_p_set_branch[,i+1])
  
  
  ss_cum_ctrl_set_branch[,i+1] <- cum.dens(ss_ctrl_set_branch[,i+1])
  ss_cum_s_set_branch[,i+1] <- cum.dens(ss_s_set_branch[,i+1]) 
  ss_cum_g_set_branch[,i+1] <- cum.dens(ss_g_set_branch[,i+1]) 
  ss_cum_p_set_branch[,i+1] <- cum.dens(ss_p_set_branch[,i+1]) 
  
  mean_area_ctrl_set_branch[i+1] <- sum(ss_ctrl_set_branch[3:length(a_set_branch),i+1]/sum(ss_ctrl_set_branch[3:length(a_set_branch),i+1])*a_set_branch[3:length(a_set_branch)]) 
  mean_area_s_set_branch[i+1] <- sum(ss_s_set_branch[3:length(a_set_branch),i+1]/sum(ss_s_set_branch[3:length(a_set_branch),i+1])*a_set_branch[3:length(a_set_branch)]) 
  mean_area_g_set_branch[i+1] <- sum(ss_g_set_branch[3:length(a_set_branch),i+1]/sum(ss_g_set_branch[3:length(a_set_branch),i+1])*a_set_branch[3:length(a_set_branch)]) 
  mean_area_p_set_branch[i+1] <- sum(ss_p_set_branch[3:length(a_set_branch),i+1]/sum(ss_p_set_branch[3:length(a_set_branch),i+1])*a_set_branch[3:length(a_set_branch)]) 
  
}




numyears_set <- c(5,10) # the years that will be plotted

par(mar=c(1,3,1,0),mfcol=c((2+length(numyears_set)),3))
# altered survival
barplot(ss_cum_branch_ctrl*100,las=1,ylim=c(0,100),col='black',main=paste('Lower survival; lambda = ',round(lambda_branch_red_s,4),sep=''))
for(i in 1:length(numyears_set)){
  barplot(ss_cum_s_set_branch[,numyears_set[i]]*100,las=1,ylim=c(0,100),col='black')
}
barplot(ss_cum_red_s_branch*100,las=1,ylim=c(0,100),col='black')


# altered growth
barplot(ss_cum_branch_ctrl*100,las=1,ylim=c(0,100),col='black',main=paste('Lower growth; lambda = ',round(lambda_branch_red_g,4),sep=''))
for(i in 1:length(numyears_set)){
  barplot(ss_cum_g_set_branch[,numyears_set[i]]*100,las=1,ylim=c(0,100),col='black')
}
barplot(ss_cum_red_g_branch*100,las=1,ylim=c(0,100),col='black')


# altered fecundity
barplot(ss_cum_branch_ctrl*100,las=1,ylim=c(0,100),col='black',main=paste('Lower fecundity; lambda = ',round(lambda_branch_red_p,4),sep=''))
for(i in 1:length(numyears_set)){
  barplot(ss_cum_p_set_branch[,numyears_set[i]]*100,las=1,ylim=c(0,100),col='black')
}
barplot(ss_cum_red_p_branch*100,las=1,ylim=c(0,100),col='black')


## ---- chunk 18

### Massive Corals ###
## Control Case:
# A_mass is the projection matrix
# ss_mass_ctrl is the stable stage distribution
# lambda_mass_ctrl is the leading eigenvalue
# ss_cum_mass_ctrl is the 5-stage stage distribution

## Reduced survivorship
s_red_mass <- s_min_mass/8.99

# Creating survival matrix for massive corals
S <- matrix(rep(0,length(r_set_mass)^2),nrow=length(r_set_mass),ncol=length(r_set_mass))
S[2,2] <- s_R_mass # Survival of recruits
for(i in 3:length(r_set_mass)){ # For all corals of detectable size
  S[i,i] <- (s_max_mass-s_min_mass)*(1-exp(-b_mass*a_set_mass[i]))+s_min_mass-s_red_mass  # compute the appropriate survivorship
}

# Transition matrix A
A_red_s_mass <- F_mass + (G_mass%*%(diag(length(r_set_mass))-M_mass)+P_mass%*%M_mass)%*%S
A_red_s_mass[2,1] <- s_L_mass

# Metrics
lambda_mass_red_s <- Re(eigen(A_red_s_mass)$values[1])
ss_red_s_mass <- Re(eigen(A_red_s_mass)$vectors[,1]); ss_red_s_mass <- ss_red_s_mass/sum(ss_red_s_mass)
ss_cum_red_s_mass <- cum.dens(ss_red_s_mass) 


## Reduced growth
g_red_mass <- .3008

# Creating growth matrix for massive corals
growthrad <- r_set_mass + g_mass
classgrowth <- NaN*classnum
for(i in 2:length(r_set_mass)){ # Class number to which a coral grows
  classgrowth[i] <- classnum[i]
  for(j in 1:length(r_set_mass)){ if(r_set_mass[j]*.999<=growthrad[i]){classgrowth[i] <- classnum[j]}  } # 0.999 multiplier is there because of rounding errors that sometimes are too conservative.
}

G <- matrix(rep(0,length(r_set_mass)^2),nrow=length(r_set_mass),ncol=length(r_set_mass)) # Growth matrix
for(i in 3:length(r_set_mass)){ # skip the larval and recruit stage
  G[classgrowth[i],i] <- g_red_mass # probability of growing to the largest class 
  # Then, divide up the remaining probability amongst the other classes
  number.classes.poss <- classgrowth[i]-classnum[i]   # compute the number of classes you could grow in one step
  if(number.classes.poss > 0){
  prob.per.class <- (1-g_red_mass) / number.classes.poss # evenly distribute the probability of not achieving maximal growth amongst these classes
  for(j in 1:number.classes.poss){G[i-1+j,i] <- prob.per.class}}}
  if(number.classes.poss < 1){# If there's only one class to grow into, you move to it 100% of the time
    G[classgrowth[i],i] <- 1  }
G[3,2] <- g_rec_mass # All recruits grow at a fixed probability into a detectable size class
G[2,2] <- 1 - g_rec_mass # Recruits that don't grow to the next size class stay behind as recruits

# Transition matrix A
A_red_g_mass <- F_mass + (G%*%(diag(length(r_set_mass))-M_mass)+P_mass%*%M_mass)%*%S_mass
A_red_g_mass[2,1] <- s_L_mass

# Metrics
lambda_mass_red_g <- Re(eigen(A_red_g_mass)$values[1])
ss_red_g_mass <- Re(eigen(A_red_g_mass)$vectors[,1]); ss_red_g_mass <- ss_red_g_mass/sum(ss_red_g_mass)
ss_cum_red_g_mass <- cum.dens(ss_red_g_mass) 


## Reduced fecundity
p_red_mass <- p_mass/18.3

# Creating fecundity matrix for massive corals
F <- matrix(rep(0,length(r_set_mass)^2),nrow=length(r_set_mass),ncol=length(r_set_mass)) # fecundity matrix
for(i in 1:length(r_set_mass)){
  if(a_set_mass[i] > a_f_mass){ # if a coral in this size class is large enough to reproduce
    F[1,i] <- a_set_mass[i]*p_red_mass
  }
}

# Transition matrix A
A_red_p_mass <- F + (G_mass%*%(diag(length(r_set_mass))-M_mass)+P_mass%*%M_mass)%*%S_mass
A_red_p_mass[2,1] <- s_L_mass

# Metrics
lambda_mass_red_p <- Re(eigen(A_red_p_mass)$values[1])
ss_red_p_mass <- Re(eigen(A_red_p_mass)$vectors[,1]); ss_red_p_mass <- ss_red_p_mass/sum(ss_red_p_mass)
ss_cum_red_p_mass <- cum.dens(ss_red_p_mass) 



# Simulate 100 years of time
years <- 50
ss_ctrl_set_mass <- matrix(rep(NaN,(years+1)*length(r_set_mass)),ncol=(years+1),nrow=length(r_set_mass))
ss_ctrl_set_mass[,1] <- ss_mass_ctrl
ss_s_set_mass <- ss_ctrl_set_mass
ss_g_set_mass <- ss_ctrl_set_mass
ss_p_set_mass <- ss_ctrl_set_mass

mean_area_ctrl_set_mass <- rep(NaN,years+1)
mean_area_ctrl_set_mass[1] <- sum(ss_mass_ctrl[3:length(ss_mass_ctrl)]/sum(ss_mass_ctrl[3:length(ss_mass_ctrl)])*a_set_mass[3:length(a_set_mass)]) 
mean_area_s_set_mass <- mean_area_ctrl_set_mass
mean_area_g_set_mass <- mean_area_ctrl_set_mass
mean_area_p_set_mass <- mean_area_ctrl_set_mass

ss_cum_ctrl_set_mass <- matrix(rep(NaN,(years+1)*5),ncol=(years+1),nrow=5)
ss_cum_s_set_mass <- ss_cum_ctrl_set_mass
ss_cum_g_set_mass <- ss_cum_ctrl_set_mass
ss_cum_p_set_mass <- ss_cum_ctrl_set_mass


# Simulate the progression of the size distribution, starting from the control case

for(i in 1:years){
  ss_ctrl_set_mass[,i+1] <- A_mass%*%ss_ctrl_set_mass[,i]
  ss_ctrl_set_mass[,i+1] <- ss_ctrl_set_mass[,i+1] / sum(ss_ctrl_set_mass[,i+1])
  
  ss_s_set_mass[,i+1] <- A_red_s_mass%*%ss_s_set_mass[,i]
  ss_s_set_mass[,i+1] <- ss_s_set_mass[,i+1] / sum(ss_s_set_mass[,i+1])
  
  ss_g_set_mass[,i+1] <- A_red_g_mass%*%ss_g_set_mass[,i]
  ss_g_set_mass[,i+1] <- ss_g_set_mass[,i+1] / sum(ss_g_set_mass[,i+1])
  
  ss_p_set_mass[,i+1] <- A_red_p_mass%*%ss_p_set_mass[,i]
  ss_p_set_mass[,i+1] <- ss_p_set_mass[,i+1] / sum(ss_p_set_mass[,i+1])
  
  
  ss_cum_ctrl_set_mass[,i+1] <- cum.dens(ss_ctrl_set_mass[,i+1])
  ss_cum_s_set_mass[,i+1] <- cum.dens(ss_s_set_mass[,i+1]) 
  ss_cum_g_set_mass[,i+1] <- cum.dens(ss_g_set_mass[,i+1]) 
  ss_cum_p_set_mass[,i+1] <- cum.dens(ss_p_set_mass[,i+1]) 
  
  mean_area_ctrl_set_mass[i+1] <- sum(ss_ctrl_set_mass[3:length(a_set_mass),i+1]/sum(ss_ctrl_set_mass[3:length(a_set_mass),i+1])*a_set_mass[3:length(a_set_mass)]) 
  mean_area_s_set_mass[i+1] <- sum(ss_s_set_mass[3:length(a_set_mass),i+1]/sum(ss_s_set_mass[3:length(a_set_mass),i+1])*a_set_mass[3:length(a_set_mass)]) 
  mean_area_g_set_mass[i+1] <- sum(ss_g_set_mass[3:length(a_set_mass),i+1]/sum(ss_g_set_mass[3:length(a_set_mass),i+1])*a_set_mass[3:length(a_set_mass)]) 
  mean_area_p_set_mass[i+1] <- sum(ss_p_set_mass[3:length(a_set_mass),i+1]/sum(ss_p_set_mass[3:length(a_set_mass),i+1])*a_set_mass[3:length(a_set_mass)]) 
  
}




numyears_set <- c(5,10) # the years that will be plotted

par(mar=c(1,3,1,0),mfcol=c((2+length(numyears_set)),3))
# altered survival
barplot(ss_cum_mass_ctrl*100,las=1,ylim=c(0,100),col='black',main=paste('Lower survival; lambda = ',round(lambda_mass_red_s,4),sep=''))
for(i in 1:length(numyears_set)){
  barplot(ss_cum_s_set_mass[,numyears_set[i]]*100,las=1,ylim=c(0,100),col='black')
}
barplot(ss_cum_red_s_mass*100,las=1,ylim=c(0,100),col='black')


# altered growth
barplot(ss_cum_mass_ctrl*100,las=1,ylim=c(0,100),col='black',main=paste('Lower growth; lambda = ',round(lambda_mass_red_g,4),sep=''))
for(i in 1:length(numyears_set)){
  barplot(ss_cum_g_set_mass[,numyears_set[i]]*100,las=1,ylim=c(0,100),col='black')
}
barplot(ss_cum_red_g_mass*100,las=1,ylim=c(0,100),col='black')


# altered fecundity
barplot(ss_cum_mass_ctrl*100,las=1,ylim=c(0,100),col='black',main=paste('Lower fecundity; lambda = ',round(lambda_mass_red_p,4),sep=''))
for(i in 1:length(numyears_set)){
  barplot(ss_cum_p_set_mass[,numyears_set[i]]*100,las=1,ylim=c(0,100),col='black')
}
barplot(ss_cum_red_p_mass*100,las=1,ylim=c(0,100),col='black')

## ---- chunk 19

par(mar=c(4,4,0.2,1),mfrow=c(2,1))
plot(0:years,mean_area_s_set_branch,type='l',las=1,ylim=c(0,25000),xlab='', ylab= '')
lines(0:years,mean_area_g_set_branch,type='l',lty=2)
lines(0:years,mean_area_p_set_branch,type='l',lty=3)
legend(x= 25, y = 20000, legend=c('Survival','Growth','Fecundity'),lty=c(1,2,3))

plot(0:years,mean_area_s_set_mass,type='l',las=1,ylim=c(0,250),xlab='Time (years)', ylab= 'Mean Colony Area (cm2)')
lines(0:years,mean_area_g_set_mass,type='l',lty=2)
lines(0:years,mean_area_p_set_mass,type='l',lty=3)
## ---- chunk 20
# Overlaying old and new histograms

par(mar=c(1,3,1,0),mfcol=c(3,2))

# BRANCHING CORALS
# altered survival
barplot(ss_cum_branch_ctrl*100,las=1,ylim=c(0,100),col=rgb(1,1,1,.1),main=paste('Lower survival; lambda = ',round(lambda_branch_red_s,4),sep=''))
barplot(ss_cum_red_s_branch*100,las=1,ylim=c(0,100),col=rgb(0,0,0,.1),add=TRUE)


# altered growth
barplot(ss_cum_branch_ctrl*100,las=1,ylim=c(0,100),col=rgb(1,1,1,.1),main=paste('Lower growth; lambda = ',round(lambda_branch_red_g,4),sep=''))
barplot(ss_cum_red_g_branch*100,las=1,ylim=c(0,100),col=rgb(0,0,0,.1),add=TRUE)


# altered fecundity
barplot(ss_cum_branch_ctrl*100,las=1,ylim=c(0,100),col=rgb(1,1,1,.1),main=paste('Lower fecundity; lambda = ',round(lambda_branch_red_p,4),sep=''))
barplot(ss_cum_red_p_branch*100,las=1,ylim=c(0,100),col=rgb(0,0,0,.1),add=TRUE)



# MASSIVE CORALS
# altered survival
barplot(ss_cum_mass_ctrl*100,las=1,ylim=c(0,100),col=rgb(1,1,1,.1),main=paste('Lower survival; lambda = ',round(lambda_mass_red_s,4),sep=''))
barplot(ss_cum_red_s_mass*100,las=1,ylim=c(0,100),col=rgb(0,0,0,.1),add=TRUE)


# altered growth
barplot(ss_cum_mass_ctrl*100,las=1,ylim=c(0,100),col=rgb(1,1,1,.1),main=paste('Lower growth; lambda = ',round(lambda_mass_red_g,4),sep=''))
barplot(ss_cum_red_g_mass*100,las=1,ylim=c(0,100),col=rgb(0,0,0,.1),add=TRUE)


# altered fecundity
barplot(ss_cum_mass_ctrl*100,las=1,ylim=c(0,100),col=rgb(1,1,1,.1),main=paste('Lower fecundity; lambda = ',round(lambda_mass_red_p,4),sep=''))
barplot(ss_cum_red_p_mass*100,las=1,ylim=c(0,100),col=rgb(0,0,0,.1),add=TRUE)
